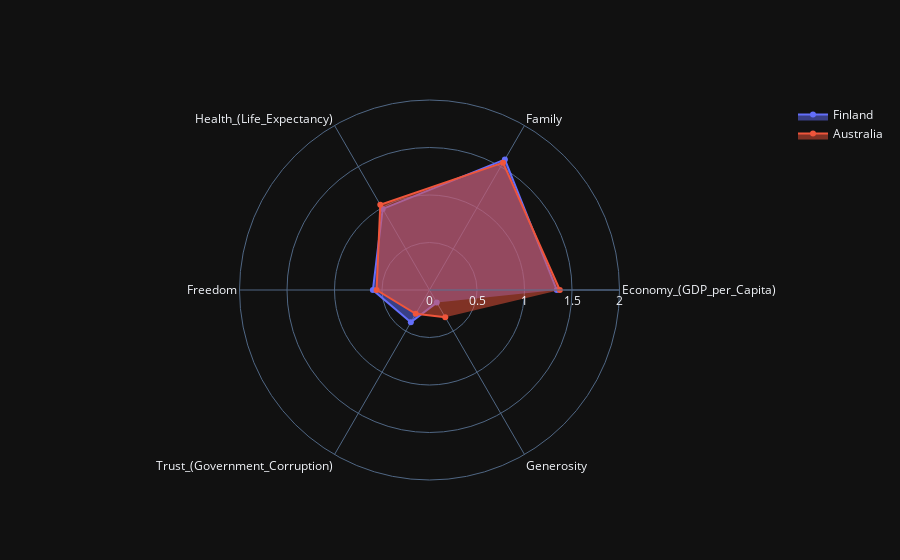

The cell this chart's notebook holds for it:
### Code cell
categories = ['Economy_(GDP_per_Capita)', 'Family', 'Health_(Life_Expectancy)',
       'Freedom', 'Trust_(Government_Corruption)', 'Generosity']

fig = go.Figure()
aus_data ={}
top_data = {}
country_name = {}
for year in years:
    aus_data[year] = df[year].loc[df[year]['Country']=='Australia'].values
    top_data[year]  = df[year].iloc[0,:].values
    country_name[year]  = top_data[year][0]
  
    
fig.add_trace(go.Scatterpolar(
          r=top_data[2019][3:-1],
          theta=categories,
          fill='toself',
          name=f'{country_name[year]}'
    ))
fig.add_trace(go.Scatterpolar(
          r=aus_data[2019][0][3:-1],
          theta=categories,
          fill='toself',
          name='Australia'
    ))

fig.update_layout(
      polar=dict(
        radialaxis=dict(
          visible=True,
          range=[0, 2]
        )),
      showlegend=True
    )

fig.show()

### Figure 1 — Plotly figure (JSON) as saved in the notebook; plotly's stock layout.template omitted (floating-point values rounded to 4 significant figures)
{"data": [{"fill": "toself", "name": "Finland", "r": [1.34, 1.587, 0.986, 0.596, 0.393, 0.153], "theta": ["Economy_(GDP_per_Capita)", "Family", "Health_(Life_Expectancy)", "Freedom", "Trust_(Government_Corruption)", "Generosity"], "type": "scatterpolar"}, {"fill": "toself", "name": "Australia", "r": [1.372, 1.548, 1.036, 0.557, 0.29, 0.332], "theta": ["Economy_(GDP_per_Capita)", "Family", "Health_(Life_Expectancy)", "Freedom", "Trust_(Government_Corruption)", "Generosity"], "type": "scatterpolar"}], "layout": {"polar": {"radialaxis": {"range": [0, 2], "visible": true}}, "showlegend": true}}
